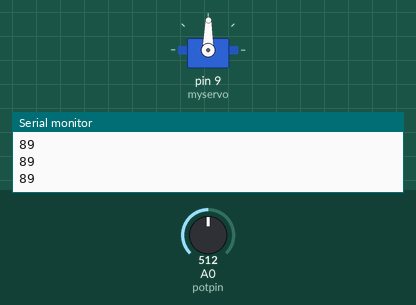
This sketch was run on a simulated Arduino Uno, built with avr-gcc and run on an emulated ATmega328P. Shown: servo, the last lines printed to the serial monitor. Inputs (shaded band) come from the test bench; at power-on: A0 (potpin) = 512.

Above: at 1.2 s.
1.3 s: A0 (potpin) set to 716
At 2.4 s:
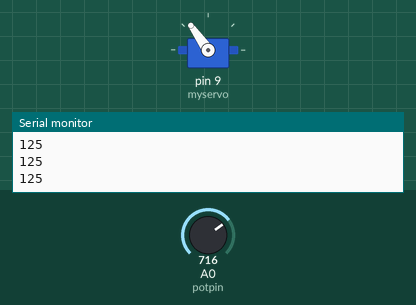
2.8 s: A0 (potpin) set to 900
At 3.9 s:
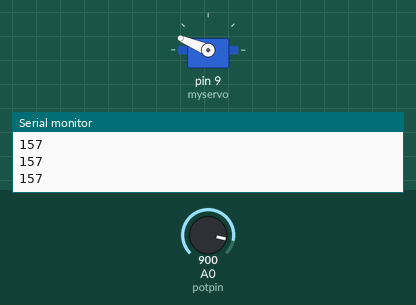
4.3 s: A0 (potpin) set to 1023
At 4.8 s:
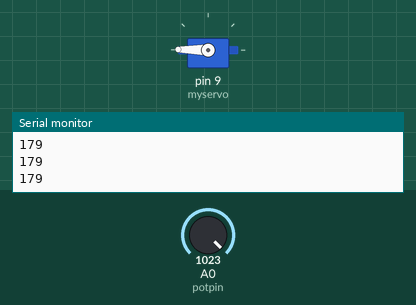
5.8 s: A0 (potpin) set to 306
At 7.0 s:
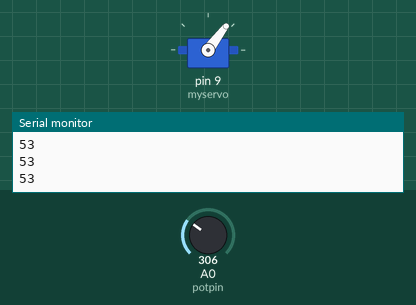
7.3 s: A0 (potpin) set to 122
At 8.3 s:
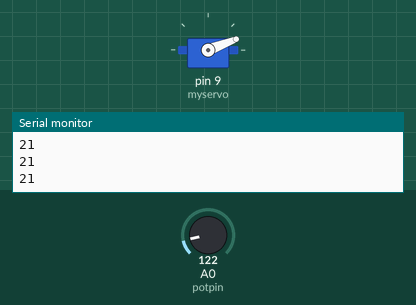
8.8 s: A0 (potpin) set to 511
At 9.6 s:
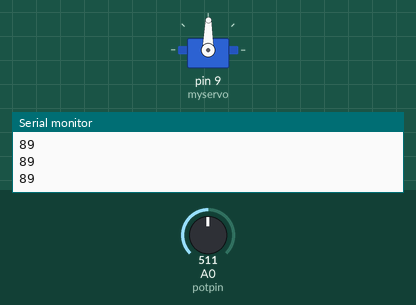
Timing chart, 0 to 11.3 s (numbered marks = the images above; inputs shaded):
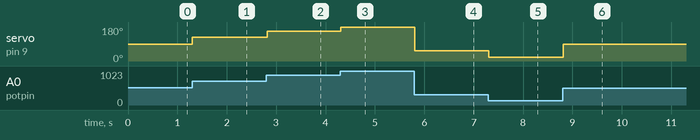

Measured:
- after the input at 1.3 s, servo on pin 9 (myservo): 89° → 125° at once
- after the input at 2.8 s, servo on pin 9 (myservo): 125° → 157° at once
- after the input at 4.3 s, servo on pin 9 (myservo): 157° → 179° at once
- after the input at 5.8 s, servo on pin 9 (myservo): 179° → 53° at once
- after the input at 7.3 s, servo on pin 9 (myservo): 53° → 21° at once
- after the input at 8.8 s, servo on pin 9 (myservo): 21° → 89° at once

The sketch:

esc_motor.ino
```cpp
// Controle a posição de um servomotor pelo uso de um potenciômetro
// por Michal Rinott <http://people.interaction-ivrea.it/m.rinott&gt;

#include <Servo.h>

Servo myservo; // crie objeto Servo para controlar o servomotor

int potpin = 0; // pino analógico usado para conectar o potenciômetro
int val; // variável para ler o valor do pino analógico

void setup()
   {
    myservo.attach(9); // ligue o servomotor no pino 9 ao objeto Servo
    Serial.begin(9600);
   }

void loop()
   {
    val = analogRead(potpin); // leia o valor do potenciômetro (valor entre 0 e 1023)
    val = map(val, 0, 1023, 0, 179); // mapeie para o uso do servo (valor entre 0 and 180     graus)
    myservo.write(val); // ajuste a posição do servomotor de acordo com o mapeamento
    Serial.println(val);
    delay(15); // aguarde um pouco até o servomotor chegar lá
   }
```
